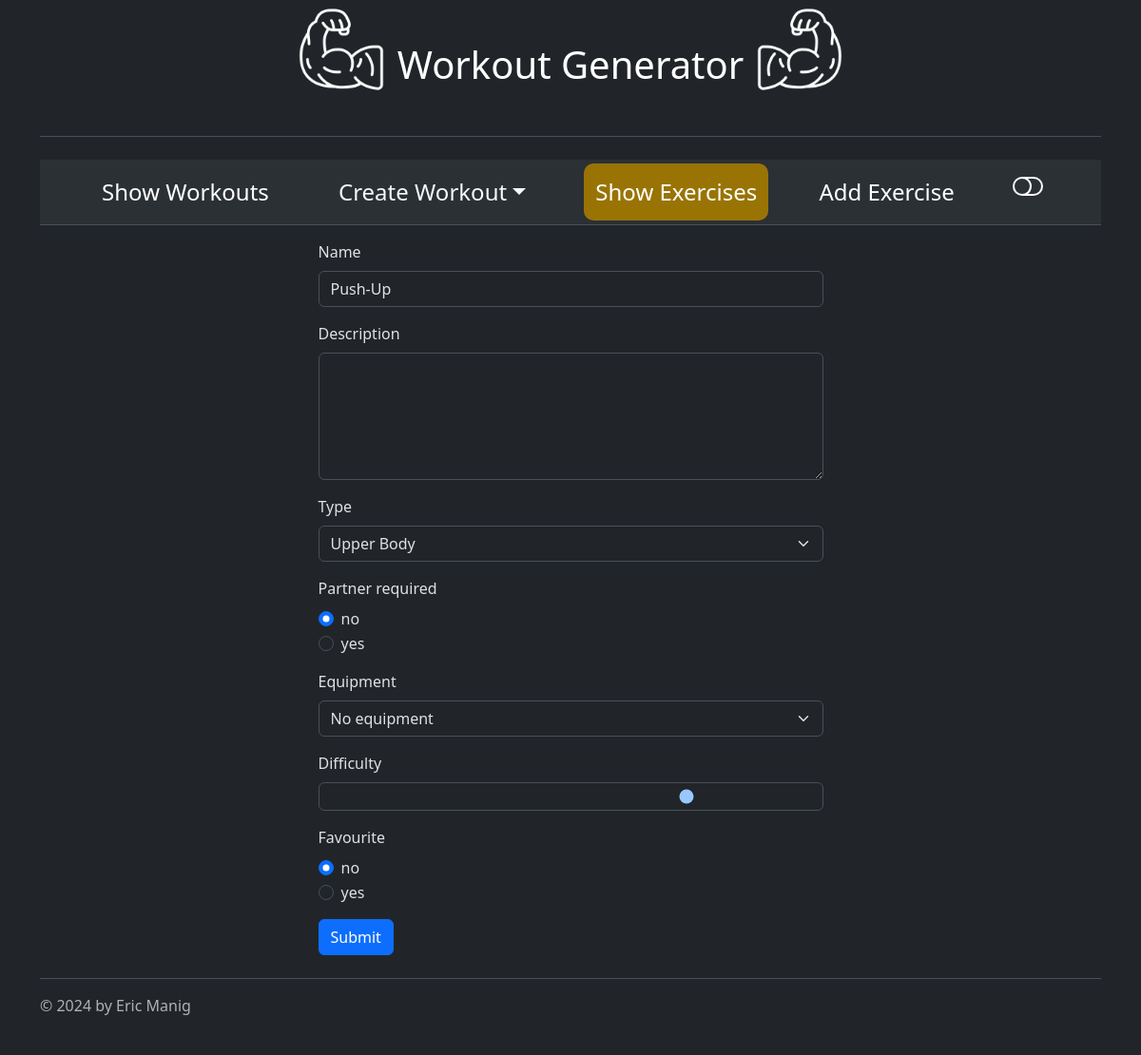
Screenshot of /edit-exercise/1 with the database file from the repository.
### main.py (models this page shows)
class Exercise(db.Model):
    id: Mapped[int] = mapped_column(Integer, primary_key=True)
    name: Mapped[str] = mapped_column(String(20), unique=True, nullable=False)
    description: Mapped[str] = mapped_column(String(250), nullable=True)
    type: Mapped[str] = mapped_column(String(50), nullable=False)
    partner_required: Mapped[bool] = mapped_column(Boolean, nullable=False)
    favourite: Mapped[bool] = mapped_column(Boolean, nullable=False)
    equipment: Mapped[str] = mapped_column(String(50), nullable=True)
    difficulty: Mapped[int] = mapped_column(Integer, nullable=False)

### main.py (the view, shortened to what this page needs)
@app.route("/edit-exercise/<int:exercise_id>", methods=["GET", "POST"])
def edit_exercise(exercise_id):
    exercise = db.get_or_404(Exercise, exercise_id)
    edit_form = CreateExerciseForm(
        name=exercise.name,
        description=exercise.description,
        type=exercise.type,
        partner_required=exercise.partner_required,
        equipment=exercise.equipment,
        difficulty=exercise.difficulty,
        favourite=exercise.favourite
    )
    return render_template("add_exercise.html", color_mode=COLOR_MODE, redirect_url="show_exercises", form=edit_form)

### forms.py
class CreateExerciseForm(FlaskForm):
    name = StringField("Name", validators=[DataRequired(), Length(min=3, max=50)])
    description = TextAreaField("Description", validators=[Length(max=250)], render_kw={'rows': 5})
    type = SelectField("Type", choices=TYPES)
    partner_required = RadioField("Partner required", choices=[(False, "no"), (True, "yes")], default=False)
    equipment = SelectField("Equipment", choices=[("none", "No equipment")]+EQUIPMENT, default="No equipment")
    difficulty = IntegerRangeField("Difficulty", validators=[NumberRange(min=0, max=4)], default=3)
    favourite = RadioField("Favourite", choices=[(False, "no"), (True, "yes")], default=False)
    submit = SubmitField("Submit")

### templates/add_exercise.html
{% from "bootstrap5/form.html" import render_form %}
{% block content %}
{% include "header.html" %}
<div class="container justify-content-center my-3" id="add_form">
    {{ render_form(form, novalidate=True, button_map={"submit": "primary"}) }}
</div>
{% include "footer.html" %}
{% endblock %}

### static/css/custom.css (style rules this page uses)
#add_form { width: 50vb; }

### rows the page displays
Exercise: name "Push-Up", type "Upper Body", partner_required "☑ no ☐ yes", equipment "No equipment", difficulty "3", favourite "☑ no ☐ yes"
